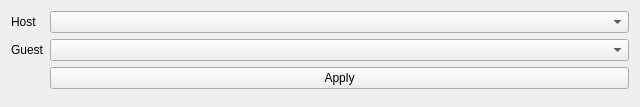
<?xml version="1.0" encoding="UTF-8"?>
<ui version="4.0">
 <class>createGame</class>
 <widget class="QWidget" name="createGame">
  <property name="geometry">
   <rect>
    <x>0</x>
    <y>0</y>
    <width>640</width>
    <height>107</height>
   </rect>
  </property>
  <property name="windowTitle">
   <string>Create Game</string>
  </property>
  <layout class="QVBoxLayout" name="verticalLayout">
   <item>
    <layout class="QFormLayout" name="formLayout">
     <item row="0" column="0">
      <widget class="QLabel" name="hostLabel">
       <property name="text">
        <string>Host</string>
       </property>
      </widget>
     </item>
     <item row="1" column="0">
      <widget class="QLabel" name="guestLabel">
       <property name="text">
        <string>Guest</string>
       </property>
      </widget>
     </item>
     <item row="0" column="1">
      <widget class="QComboBox" name="hostChoose"/>
     </item>
     <item row="1" column="1">
      <widget class="QComboBox" name="guestChoose"/>
     </item>
     <item row="2" column="1">
      <widget class="QPushButton" name="applyButton">
       <property name="text">
        <string>Apply</string>
       </property>
      </widget>
     </item>
    </layout>
   </item>
  </layout>
 </widget>
 <resources/>
 <connections/>
</ui>
